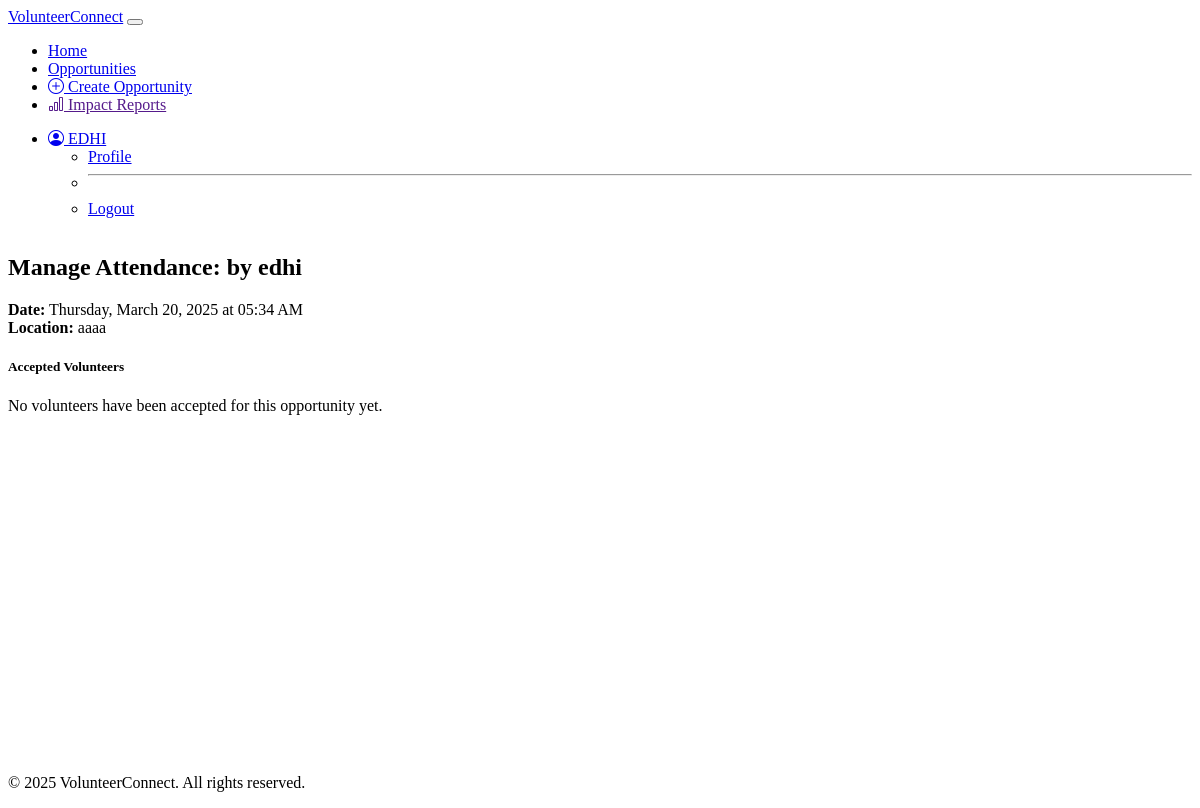
The page /applications/manage/10/ (signed in) on the database as committed earlier.
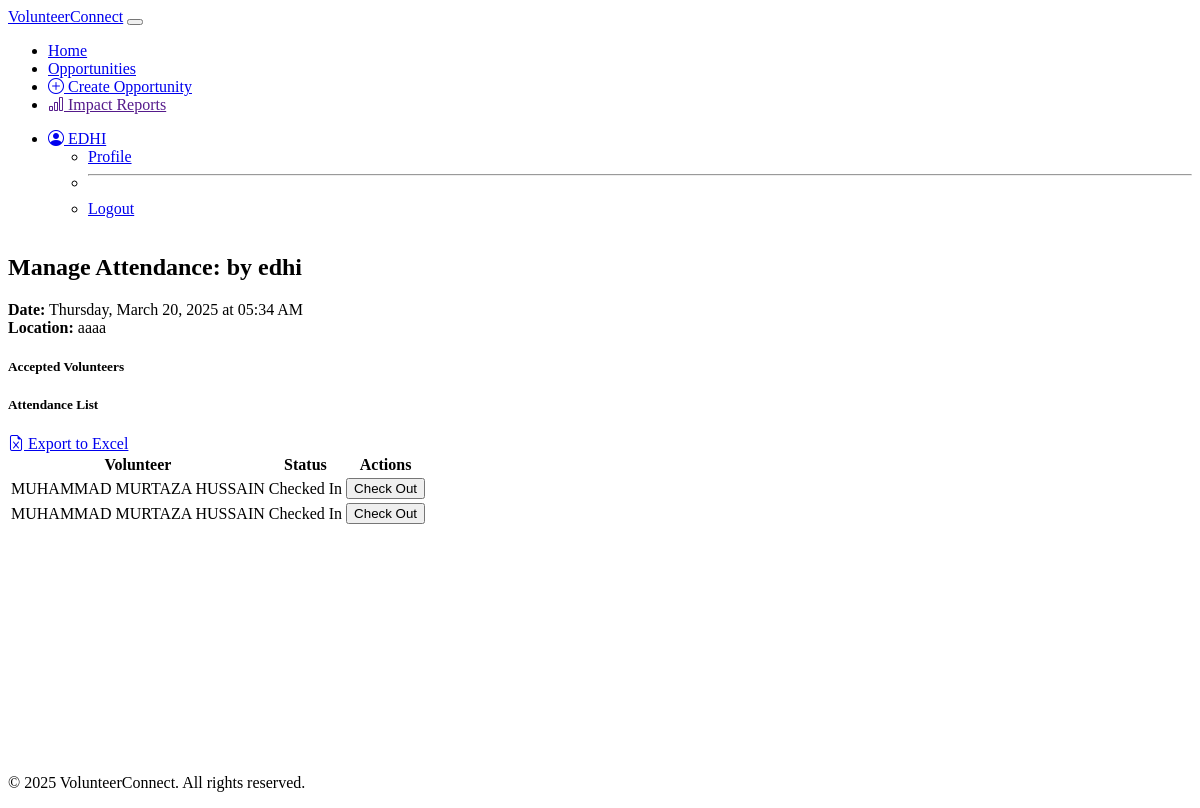
The same page on the database as committed later.
### applications/models.py (models this page shows, shortened)
class Application(models.Model):
    STATUS_CHOICES = [
        ('pending', 'Pending'),
        ('accepted', 'Accepted'),
        ('rejected', 'Rejected'),
    ]
    volunteer = models.ForeignKey(VolunteerProfile, on_delete=models.CASCADE, related_name='applications')
    opportunity = models.ForeignKey(Opportunity, on_delete=models.CASCADE, related_name='applications')
    status = models.CharField(max_length=20, choices=STATUS_CHOICES, default='pending')
    message = models.TextField(blank=True, null=True)
    created_at = models.DateTimeField(default=now)

### authentication/models.py (models this page shows, shortened)
class VolunteerProfile(models.Model):
    user = models.OneToOneField(User, on_delete=models.CASCADE, related_name='volunteer_profile')
    skills = models.TextField(blank=True, null=True)
    interests = models.TextField(blank=True, null=True)

class User(AbstractBaseUser, PermissionsMixin):
    ROLE_CHOICES = [
        ('volunteer', 'Volunteer'),
        ('ngo', 'NGO'),
        ('admin', 'Admin'),
    ]
    email = models.EmailField(unique=True)
    username = models.CharField(max_length=150, unique=True)
    name = models.CharField(max_length=100)
    role = models.CharField(max_length=20, choices=ROLE_CHOICES)
    created_at = models.DateTimeField(default=now)
    is_active = models.BooleanField(default=True)
    is_staff = models.BooleanField(default=False)  # Required for Django Admin
    objects = UserManager()
    USERNAME_FIELD = 'email'  # Email remains the primary identifier
    REQUIRED_FIELDS = ['username', 'name']  # Make sure username is required during superuser creation

### applications/views.py (the view)
# urls.py: path('manage/<int:opportunity_id>/', views.manage_opportunity, name='manage_opportunity'),
@login_required
def manage_opportunity(request, opportunity_id):
    if request.user.role != 'ngo':
        messages.error(request, 'Only NGOs can manage attendance')
        return redirect('authentication:home')
    opportunity = get_object_or_404(Opportunity, id=opportunity_id)
    if opportunity.ngo.id != request.user.ngo_profile.id:
        messages.error(request, 'You can only manage attendance for your own opportunities')
        return redirect('authentication:home')
    applications = Application.objects.filter(opportunity_id=opportunity_id, status='accepted')
    attendances = {a.volunteer.id: a for a in Attendance.objects.filter(opportunity_id=opportunity_id)}
    attendances = {att.volunteer.id: att for att in Attendance.objects.filter(opportunity=opportunity)}
    return render(request, 'manage.html', {
        'opportunity': opportunity,
        'applications': applications,
        'attendances': attendances,
        'form': AttendanceForm()
    })

### applications/templatetags/custom_filters.py (called while the page is built)
@register.filter
def get_item(dictionary, key):
    return dictionary.get(key, None)

### applications/templates/manage.html (shortened to what the changed rows need)
{% extends "base.html" %}
{% load custom_filters %}
{% block content %}
<div class="container">
    <h2 class="mb-4">Manage Attendance: {{ opportunity.title }}</h2>
    <div class="card mb-4">
        <div class="card-body">
            {% if applications %}
                <div class="d-flex justify-content-between align-items-center mb-3">
                    <h5 class="mb-0">Attendance List</h5>
                    <a href="{% url 'applications:export_attendance_excel' opportunity.id %}" class="btn btn-sm btn-success">
                        <i class="bi bi-file-earmark-excel"></i> Export to Excel
                    </a>
                </div>
                <div class="table-responsive">
                    <table class="table table-striped">
                        <thead>
                            <tr>
                                <th>Volunteer</th>
                                <th>Status</th>
                                <th>Actions</th>
                            </tr>
                        </thead>
                        <tbody>
                            {% for application in applications %}
                                {% with volunteer=application.volunteer %}
                                    {% with attendance=attendances|get_item:volunteer.id %}
                                        <tr>
                                            <td>{{ volunteer.user.name }}</td>
                                            <td>
                                                {% if attendance %}
                                                    {% if attendance.status == 'checked_in' %}
                                                        <span class="badge bg-info">Checked In</span>
                                                    {% elif attendance.status == 'completed' %}
                                                        <span class="badge bg-success">Completed</span>
                                                    {% elif attendance.status == 'no_show' %}
                                                        <span class="badge bg-warning">No Show</span>
                                                    {% endif %}
                                                {% else %}
                                                    <span class="badge bg-secondary">Not Checked In</span>
                                                {% endif %}
                                            </td>
                                            <td>
                                                {% if not attendance %}
                                                    <button class="btn btn-sm btn-primary check-in-btn"
                                                           data-volunteer-id="{{ volunteer.id }}"
                                                           data-opportunity-id="{{ opportunity.id }}">
                                                        Check In
                                                    </button>
                                                {% elif attendance.status == 'checked_in' %}
                                                    <button class="btn btn-sm btn-success check-out-btn"
                                                           data-attendance-id="{{ attendance.id }}">
                                                        Check Out
                                                    </button>
                                                {% endif %}
                                            </td>
                                        </tr>
                                    {% endwith %}
                                {% endwith %}
                            {% endfor %}
                        </tbody>
                    </table>
                </div>
            {% else %}
                <p class="text-muted">No volunteers have been accepted for this opportunity yet.</p>
            {% endif %}
        </div>
    </div>
</div>
{% endblock %}

Rows that differ between the two databases and show on the page:
now on this page (row edited): Application: volunteer.user.name "MUHAMMAD MURTAZA HUSSAIN"
now on this page (row edited): Application: volunteer.user.name "MUHAMMAD MURTAZA HUSSAIN"
Other text that changed with them:
text no longer shown: "No volunteers have been accepted for this opportunity yet."
text now shown: "Attendance List Export to Excel Volunteer Status Actions"
